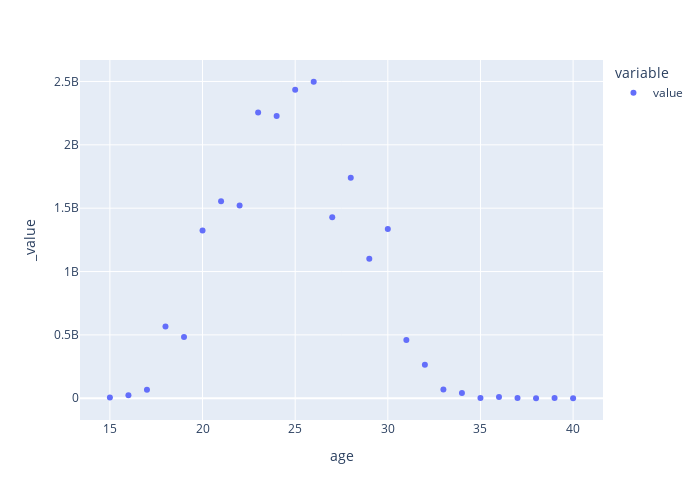

Here is the notebook cell this chart was saved with:
### Code cell
# Create scatter plot to show the value of players by age
px.scatter(age_value_df, width=700, height=500)

### Figure 1 — Plotly figure (JSON) as saved in the notebook; plotly's stock layout.template omitted (floating-point values rounded to 4 significant figures)
{"data": [{"hovertemplate": "variable=value<br>age=%{x}<br>_value=%{y}<extra></extra>", "legendgroup": "value", "marker": {"color": "#636efa", "symbol": "circle"}, "mode": "markers", "name": "value", "orientation": "v", "showlegend": true, "type": "scatter", "x": [26, 25, 23, 24, 28, 21, 22, 27, 30, 20, 29, 18, 19, 31, 32, 33, 17, 34, 16, 36, 15, 39, 35, 37, 38, 40], "xaxis": "x", "y": [2497790000, 2435640000, 2254495000, 2227905000, 1739285000, 1555360000, 1521615000, 1429055000, 1335930000, 1324375000, 1101710000, 565757500, 483572500, 459215000, 263755000, 68420000, 66207500, 41895000, 23095000, 9390000, 6000000, 2020000, 1450000, 1070000, 205000, 25000], "yaxis": "y"}], "layout": {"height": 500, "legend": {"title": {"text": "variable"}, "tracegroupgap": 0}, "margin": {"t": 60}, "width": 700, "xaxis": {"anchor": "y", "domain": [0, 1], "title": {"text": "age"}}, "yaxis": {"anchor": "x", "domain": [0, 1], "title": {"text": "_value"}}}}
